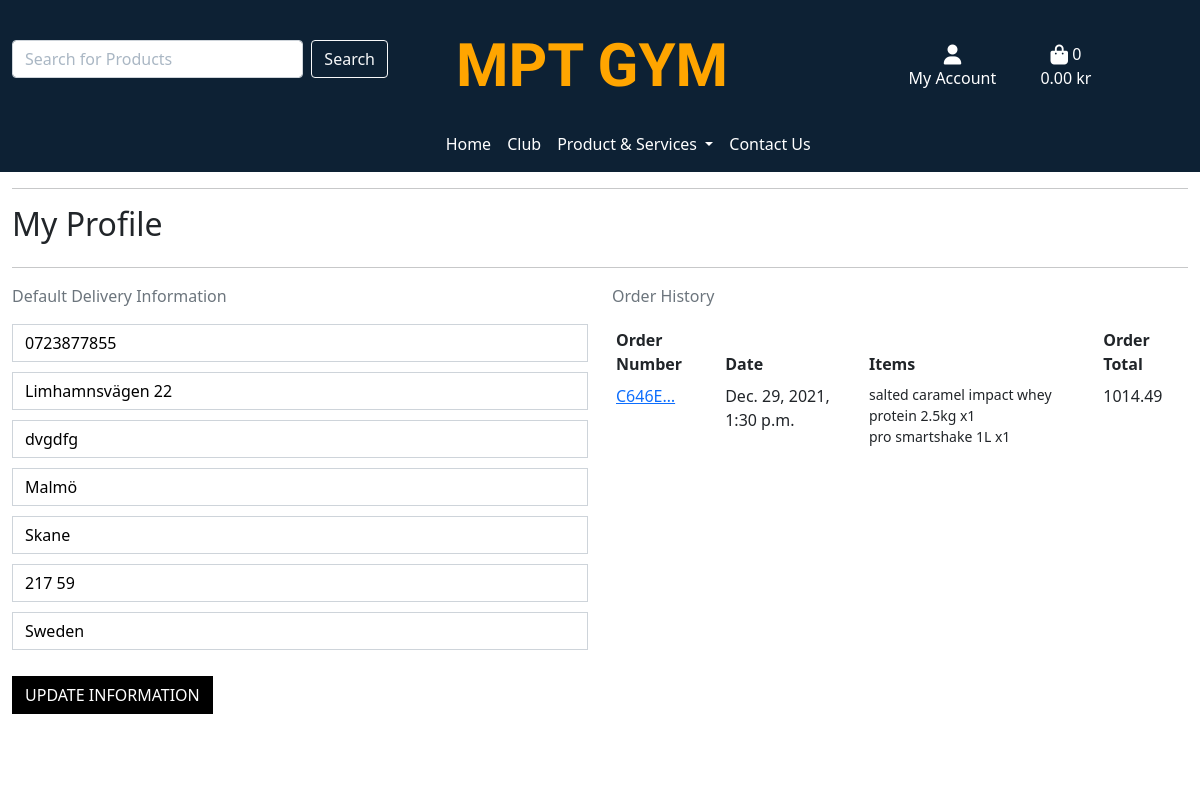
/profile/ (signed in), run on the app's committed database.
### profiles/models.py (models this page shows, shortened)
class UserProfile(models.Model):
    user = models.OneToOneField(User, on_delete=models.CASCADE)
    default_phone_number = models.CharField(
        max_length=20, null=True, blank=True)
    default_street_address1 = models.CharField(
        max_length=80, null=True, blank=True)
    default_street_address2 = models.CharField(
        max_length=80, null=True, blank=True)
    default_town_or_city = models.CharField(
        max_length=40, null=True, blank=True)
    default_county = models.CharField(
        max_length=80, null=True, blank=True)
    default_postcode = models.CharField(
        max_length=20, null=True, blank=True)
    default_country = CountryField(
        blank_label='Country', null=True, blank=True)

### checkout/models.py (models this page shows, shortened)
class Order(models.Model):
    order_number = models.CharField(
        max_length=32, null=False, editable=False)
    user_profile = models.ForeignKey(
        UserProfile, on_delete=models.SET_NULL,
        null=True, blank=True, related_name='orders')
    full_name = models.CharField(max_length=50, null=False, blank=False)
    email = models.EmailField(max_length=254, null=False, blank=False)
    phone_number = models.CharField(max_length=20, null=False, blank=False)
    country = CountryField(blank_label='Country *', null=False, blank=False)
    postcode = models.CharField(max_length=20, null=True, blank=True)
    town_or_city = models.CharField(
        max_length=40, null=False, blank=False)
    street_address1 = models.CharField(
        max_length=80, null=False, blank=False)
    street_address2 = models.CharField(
        max_length=80, null=True, blank=True)
    county = models.CharField(max_length=80, null=True, blank=True)
    date = models.DateTimeField(auto_now_add=True)
    delivery_cost = models.DecimalField(
        max_digits=6, decimal_places=2, null=False, default=0)
    order_total = models.DecimalField(
        max_digits=10, decimal_places=2, null=False, default=0)
    grand_total = models.DecimalField(
        max_digits=10, decimal_places=2, null=False, default=0)
    original_bag = models.TextField(null=False, blank=False, default='')
    stripe_pid = models.CharField(
        max_length=254, null=False, blank=False, default='')

class OrderLineItem(models.Model):
    order = models.ForeignKey(
        Order, null=False, blank=False,
        on_delete=models.CASCADE, related_name='lineitems')
    product = models.ForeignKey(
        Product, null=False, blank=False, on_delete=models.CASCADE)
    product_size = models.CharField(
        max_length=2, null=True, blank=True)  # XS, S, M, L, XL
    quantity = models.IntegerField(null=False, blank=False, default=0)
    lineitem_total = models.DecimalField(
        max_digits=6, decimal_places=2, null=False,
        blank=False, editable=False)

### products/models.py (models this page shows, shortened)
class Product(models.Model):
    category = models.ForeignKey('Category', null=True, blank=True,
                                 on_delete=models.SET_NULL)
    sku = models.CharField(max_length=254, null=True, blank=True)
    name = models.CharField(max_length=254)
    description = models.TextField()
    has_sizes = models.BooleanField(default=False, null=True, blank=True)
    price = models.DecimalField(max_digits=8, decimal_places=2)
    rating = models.DecimalField(max_digits=6, decimal_places=2,
                                 null=True, blank=True)
    flavour = models.CharField(max_length=150, null=True, blank=True)
    weight = models.CharField(max_length=20, null=True, blank=True)
    image_url = models.URLField(max_length=1024, null=True, blank=True)
    image = models.ImageField(null=True, blank=True)
    tags = models.ManyToManyField('Tag', blank=True)
    ingredients = models.TextField(null=True, blank=True)
    number_of_sessions = models.IntegerField(null=True, blank=True)
    price_per_session = models.DecimalField(max_digits=6, decimal_places=2,
                                            null=True, blank=True)

### profiles/views.py (the view)
# urls.py: path('profile/', include('profiles.urls')),
@login_required
def profile(request):
    profile = get_object_or_404(UserProfile, user=request.user)
    if request.method == 'POST':
        form = UserProfileForm(request.POST, instance=profile)
        if form.is_valid():
            form.save()
            messages.success(request, 'Profile updated successfully')
        else:
            messages.error(request, 'Update failed. Please ensure the form is valid.')
    else:
        form = UserProfileForm(instance=profile)
    orders = profile.orders.all()
    template = 'profiles/profile.html'
    context = {
        'form': form,
        'orders': orders,
        'on_profile_page': True
    }
    return render(request, template, context)

### profiles/forms.py
class UserProfileForm(forms.ModelForm):
    class Meta:
        model = UserProfile
        exclude = ('user',)
    def __init__(self, *args, **kwargs):
        super().__init__(*args, **kwargs)
        placeholders = {
            'default_phone_number': 'Phone Number',
            'default_postcode': 'Postal Code',
            'default_town_or_city': 'Town or City',
            'default_street_address1': 'Street Address 1',
            'default_street_address2': 'Street Address 2',
            'default_county': 'County, State or Locality',
        }
        self.fields['default_phone_number'].widget.attrs['autofocus'] = True
        for field in self.fields:
            if field != 'default_country':
                if self.fields[field].required:
                    placeholder = f'{placeholders[field]} *'
                else:
                    placeholder = placeholders[field]
                self.fields[field].widget.attrs['placeholder'] = placeholder
            self.fields[field].widget.attrs['class'] = 'border-black rounded-0 profile-form-input'
            self.fields[field].label = False

### bag/contexts.py (called while the page is built, shortened)
def bag_contents(request):
    bag_items = []
    total = 0
    product_count = 0
    bag = request.session.get('bag', {})
    if total < settings.FREE_DELIVERY_THRESHOLD:
        delivery = total * Decimal(settings.STANDARD_DELIVERY_PERCENTAGE / 100)
        free_delivery_delta = settings.FREE_DELIVERY_THRESHOLD - total
    else:
        delivery = 0
        free_delivery_delta = 0
    grand_total = delivery + total
    context = {
        'bag_items': bag_items,
        'total': total,
        'product_count': product_count,
        'delivery': delivery,
        'free_delivery_delta': free_delivery_delta,
        'free_delivery_threshold': settings.FREE_DELIVERY_THRESHOLD,
        'grand_total': grand_total,
    }
    return context

### profiles/templates/profiles/profile.html (shortened to what this page needs)
{% extends "base.html" %}
{% load static %}
{% block extra_css %}
<link rel="stylesheet" href="{% static 'profiles/css/profile.css' %}">
{% endblock %}
{% block content %}
<div class="overlay"></div>
<div class="container-fluid">
    <section class="profile-section">
        <div class="row">
            <div class="col">
                <hr>
                <h2 class="logo-font mb-4">My Profile</h2>
                <hr>
            </div>
        </div>
        <div class="row">
            <div class="col-12 col-lg-6">
                <p class="text-muted">Default Delivery Information</p>
                <form class="mt-3" action="{% url 'profile' %}" method="POST" id="profile-update-form">
                    {{ form|crispy }}
                    <button class="btn btn-black rounded-0 text-uppercase float-right my-3 ">Update Information</button>
                </form>
            </div>
            <div class="col-12 col-lg-6">
                <p class="text-muted">Order History</p>
                <div class="order-history table-responsive">
                    <table class="table table-sm table-borderless">
                        <thead>
                            <th>Order Number</th>
                            <th>Date</th>
                            <th>Items</th>
                            <th>Order Total</th>
                        </thead>
                        <tbody>
                            {% for order  in orders %}
                            <tr>
                                <td>
                                    <a href="{% url 'order_history' order.order_number %}"
                                        title="{{ order.order_number}}">
                                        {{ order.order_number|truncatechars:6 }}
                                    </a>
                                </td>
                                <td>
                                    {{ order.date }}
                                </td>
                                <td>
                                    <ul class="list-unstyled">
                                        {% for item in order.lineitems.all %}
                                        <li class="small">
                                            {{ item.product.name }} x{{ item.quantity }}
                                        </li>
                                        {% endfor %}
                                    </ul>
                                </td>
                                <td>
                                    {{ order.grand_total }}
                                </td>
                            </tr>
                            {% endfor %}
                        </tbody>
                    </table>
                </div>
            </div>
        </div>
    </section>
</div>
{% endblock %}

### static/css/base.css (style rules this page uses)
html { height: 100%; }
.overlay { height: 100%; width: 100%; top: 0; left: 0; position: fixed; background: white; z-index: -2; }
.btn-black { background: black; color: white; }
#profile-update-form .form-control { margin-bottom: 10px; }

### profiles/static/profiles/css/profile.css (style rules this page uses)
.order-history { max-height: 416px; overflow-y: auto; }
#profile-update-form .form-control { color: #000; }
#profile-update-form input::placeholder { color: #aab7c4; }
#id_default_country, #id_default_country option:not(:first-child) { color: #000; }

### data on the page
UserProfile: default_phone_number "0723877855", default_street_address1 "Limhamnsvägen 22", default_street_address2 "dvgdfg", default_town_or_city "Malmö", default_county "Skane", default_postcode "217 59", default_country "Sweden"
Order: order_number "C646E…", date "Dec. 29, 2021, 1:30 p.m.", grand_total "1014.49"
OrderLineItem: product.name "salted caramel impact whey protein 2.5kg", quantity "1"
OrderLineItem: product.name "pro smartshake 1L", quantity "1"

### other printed values
{{ product_count }} "0"
